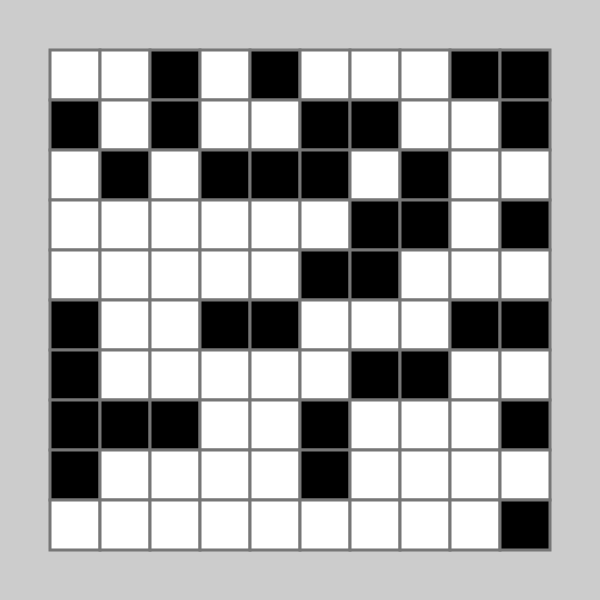
Frame 1 (no input)
Frame 60 (no input): identical to frame 1, image omitted
Frame 120 (the mouse pressed at the canvas centre since frame 60): identical to frame 1, image omitted

The p5.js sketch that drew this single still picture (run headless with seeded random() and noise() and a simulated clock; from frame 60 on, the mouse is pressed at the canvas centre):

// p5.js sketch
// ── sketch.js
// Conway's Game of Life
// https://en.wikipedia.org/wiki/Conway%27s_Game_of_Life

let grid = [];
let nrows, ncols;
let cellSize;
let margin;

function setup() {
  createCanvas(600, 600);
  cellSize = 50;
  margin = 50;
  ncols = floor((width - 2*margin) / cellSize);
  nrows = floor((height - 2*margin) / cellSize);
  for (let i = 0; i < nrows; i++) {
    for (let j = 0; j < ncols; j++) {
      let cell = new Cell(i, j);
      grid.push(cell);
    }
  }
}

function draw() {
  background('#CCC');
  translate(margin, margin);
  for (let i = 0; i < grid.length; i++) {
    grid[i].show();
  }
}

function getIndex(i, j){
  return i * ncols + j;
}

function Cell(row, col) {
  this.row = row;
  this.col = col;
  this.alive = random([true, false, false]);
  this.neighbors = function(){
    return 1;
  };

  this.show = function() {
    let x = this.row * cellSize;
    let y = this.col * cellSize;
    stroke('#777');
    strokeWeight(3);
    if (this.alive) {
      fill('#000');
    } else {
      fill('#FFF')
    }
    rect(x, y, cellSize, cellSize);
  }

}
